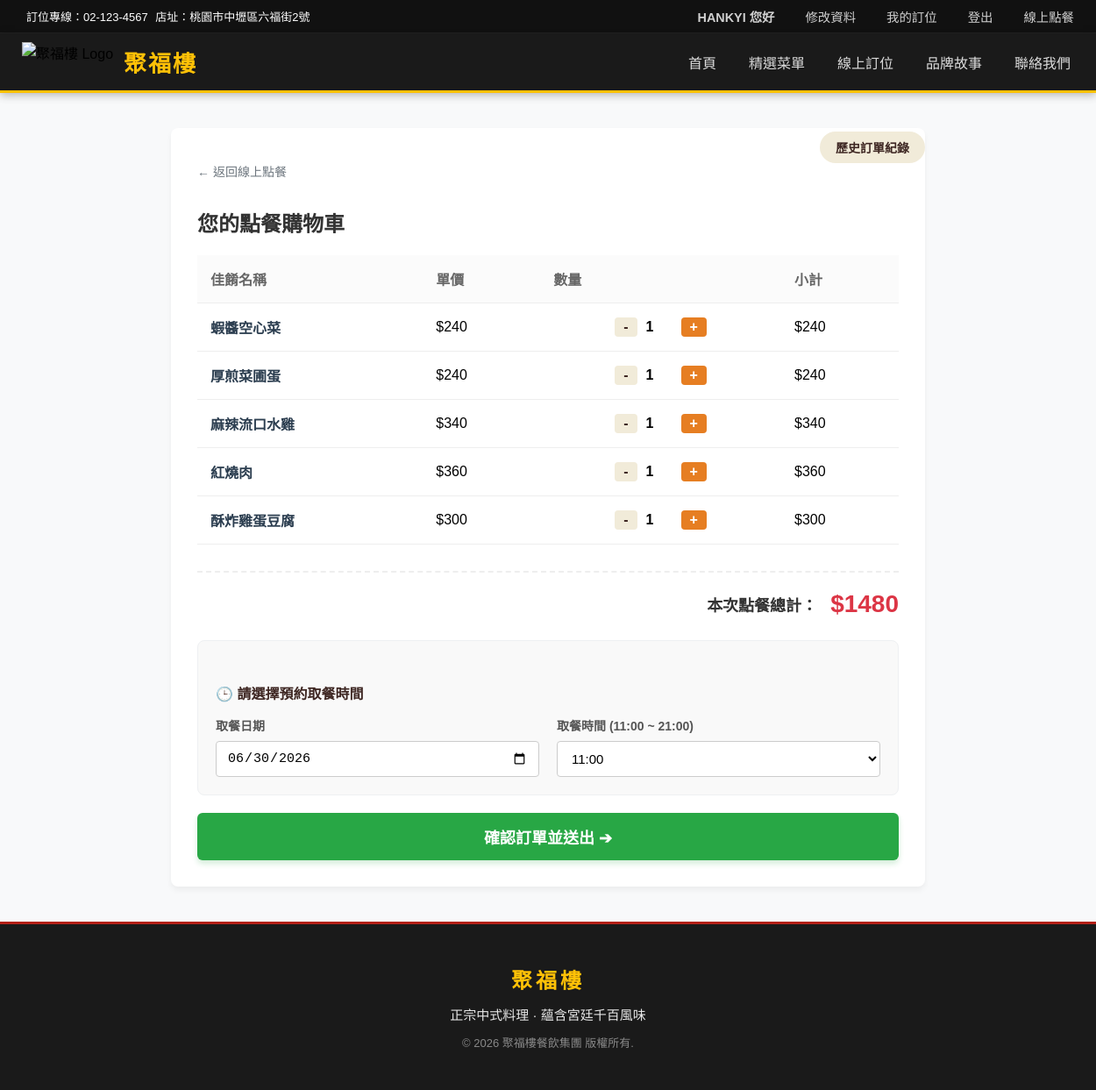
The app's page /view_cart/ (signed in), older data.
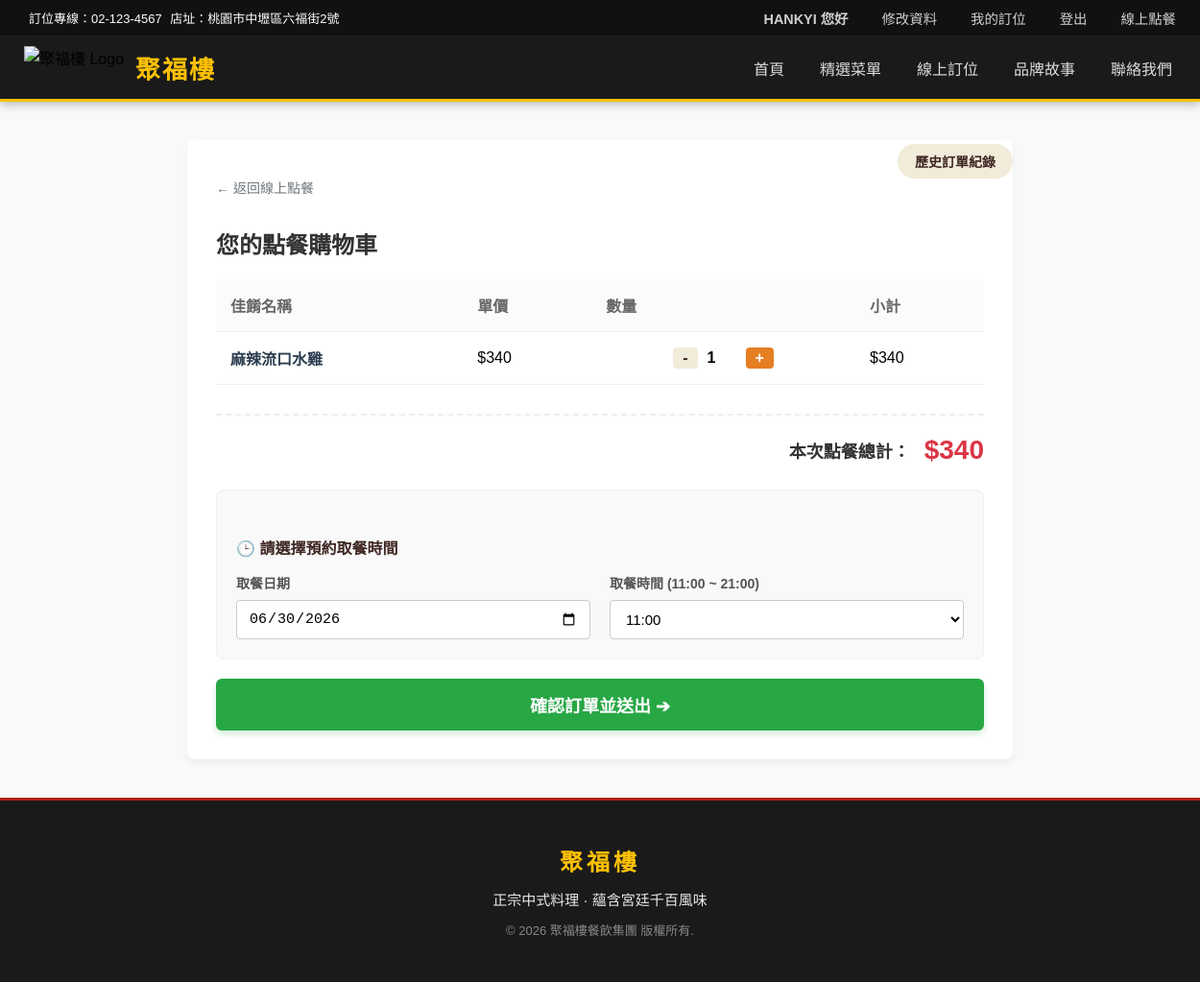
The same page, newer data.
### myapp/models.py (models this page shows, shortened)
class CartItem(models.Model):
    member =models.ForeignKey(CustomMember,on_delete=models.CASCADE,verbose_name="會員")
    item = models.ForeignKey(Dish,on_delete=models.CASCADE,verbose_name="餐點")
    quantity=models.PositiveIntegerField(default=1,verbose_name="數量")
    created_at = models.DateTimeField(auto_now_add=True)

class Dish(models.Model):
    name = models.CharField(max_length=100)
    price = models.IntegerField()
    image = models.ImageField(upload_to='dishes/', default='dishes/default.jpg')
    spicy_level = models.IntegerField(default=0, verbose_name="辣度等級")
    description = models.TextField(blank=True, null=True, verbose_name="介紹")
    is_recommended = models.BooleanField(default=False, verbose_name="主廚推薦")
    CATEGORY_CHOICES = [
        ('appetizer', '開胃菜'),
        ('meat', '肉類'),
        ('seafood', '海鮮'),
        ('vegetarian', '素食'),
        ('soup', '湯品'),
        ('dessert','甜點'),
        ('rice_and_noodles', '飯類和麵類'),
        ('egg_and_tofu', '蛋類和豆腐類'),
    ]
    category = models.CharField(max_length=50, choices=CATEGORY_CHOICES, default='appetizer', verbose_name="分類")
    is_available = models.BooleanField(default=True, verbose_name="是否供應") # 點餐功能需要這個
    class Meta:
        verbose_name = "菜色"
        verbose_name_plural = "菜單管理"
    category = models.CharField(
        max_length=20,
        choices=CATEGORY_CHOICES,
        default='all',
        verbose_name="網頁分類標籤"
    )

### myapp/views.py (the view)
# urls.py: path('view_cart/',views.view_cart,name='view_cart'),
@login_required(login_url='/user_login/') # 🛡️ 官方防禦：沒登入直接踢去登入頁！
def view_cart(request):
    member = request.user
    if member.last_name or member.first_name:
        member_name = f"{member.last_name}{member.first_name}"
    else:
        member_name = member.username
    cart_items = CartItem.objects.filter(member=member)
    for item in cart_items:
        item.subtotal = item.item.price * item.quantity
    total_amount = sum(cart_item.item.price * cart_item.quantity for cart_item in cart_items)
    START_HOUR = 11
    END_HOUR = 21
    TIME_INTERVAL = 15
    time_choices = []
    for hour in range(START_HOUR, END_HOUR + 1):
        for minute in range(0, 60, TIME_INTERVAL):
            if hour == END_HOUR and minute > 0:
                continue
            time_str = f"{hour:02d}:{minute:02d}"
            time_choices.append(time_str)
    context = {
        'cart_items': cart_items,
        'total_amount': total_amount,
        'member_name': member_name,
        'is_login': True, # 既然過了大門，絕對是登入狀態
        'time_choices': time_choices, # 時間清單也順利塞進來了！
    }
    return render(request, 'view_cart.html', context)

### templates/view_cart.html (shortened to what this page needs)
{% extends 'base.html' %}
{% load static %}
{% block extra_css %}
<link rel="stylesheet" href="{% static 'css/cart.css' %}">
{% endblock %}
{% block content %}
<div class="cart-container">
    {% if cart_items %}
        <div class="back-to-menu">
            <a href="{% url 'order_online' %}" class="nav-link-left">← 返回線上點餐</a>
            <a href="{% url 'order_history' %}" class="nav-link-right"> 歷史訂單紀錄</a>
        </div>
        <h2 class="cart-title"> 您的點餐購物車</h2>
        <table class="cart-table">
            <thead>
                <tr>
                    <th>佳餚名稱</th>
                    <th class="text-center">單價</th>
                    <th class="text-center">數量</th>
                    <th class="text-right">小計</th>
                </tr>
            </thead>
            <tbody>
                {% for item in cart_items %}
                <tr>
                    <td class="dish-name">{{ item.item.name }}</td>
                    <td class="text-center dish-price">${{ item.item.price }}</td>
                    <td class="text-center">
                        <div class="quantity-controller">
                            <a href="javascript:void(0);"
                            data-url="{% url 'update_cart_quantity' item.item.id 'decrease' %}"
                            class="btn-qty-minus btn-qty-ajax">-</a>
                            <span class="qty-number qty-num-{{ item.item.id }}">{{ item.quantity }}</span>
                            <a href="javascript:void(0);"
                            data-url="{% url 'update_cart_quantity' item.item.id 'increase' %}"
                            class="btn-qty-plus btn-qty-ajax">+</a>
                        </div>
                    </td>
                    <td class="text-right dish-subtotal">${{ item.subtotal }}</td>
                </tr>
                {% endfor %}
            </tbody>
        </table>
        <div class="cart-summary-area">
            <div class="cart-total">
                本次點餐總計：<span class="total-price-text">${{ total_amount }}</span>
            </div>
            <form action="{% url 'checkout' %}" method="POST" class="checkout-form">
                <div class="booking-box">
                    <h5 class="booking-title">🕒 請選擇預約取餐時間</h5>
                    <div class="booking-row">
                        <div class="booking-field">
                            <label class="form-label">取餐日期</label>
                            <input type="date" name="pickup_date" id="pickup_date" class="form-control" required>
                        </div>
                        <div class="booking-field">
                            <label class="form-label">取餐時間 (11:00 ~ 21:00)</label>
                            <select name="pickup_time_slot" id="pickup_time_slot" class="form-select" required>
                                {% for time_slot in time_choices %}
                                    <option value="{{ time_slot }}">{{ time_slot }}</option>
                                {% endfor %}
                            </select>
                        </div>
                    </div>
                </div>
                <button type="submit" class="btn-checkout">
                    確認訂單並送出 ➔
                </button>
            </form>
        </div>
    {% endif %}
</div>
{% endblock %}

Row changes from the older to the newer data that the page shows:
removed CartItem: item.name "蝦醬空心菜", item.price "240", quantity "1", subtotal "240"
removed CartItem: item.name "厚煎菜圃蛋", item.price "240", quantity "1", subtotal "240"
removed CartItem: item.name "紅燒肉", item.price "360", quantity "1", subtotal "360"
removed CartItem: item.name "酥炸雞蛋豆腐", item.price "300", quantity "1", subtotal "300"
Text that changed along with them:
{{ total_amount }}: "1480" → "340"
